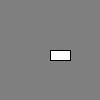
Frame 1 (no input)
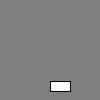
Frame 60 (the mouse pressed at the canvas centre just before this capture)
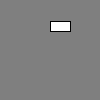
Frame 120 (the mouse held since frame 60 and released just before this capture)

The Processing sketch that drew these frames (run headless with seeded random() and noise(); from frame 60 on, the mouse is pressed at the canvas centre):

// Processing sketch: rect_hanekaeri
// ── rect_hanekaeri.pde
int x, y, dy=1;
void setup() {
x = 50;
y = 50;
}
void draw() {
  
  if(y > 90){
    dy = -10;
    y = y + dy;
  } else if(y < 0){
    dy = 10;
    y = y + dy;
  }
  
background(127);
  rect(x,y,20,10); 
  y = y + dy;
}
